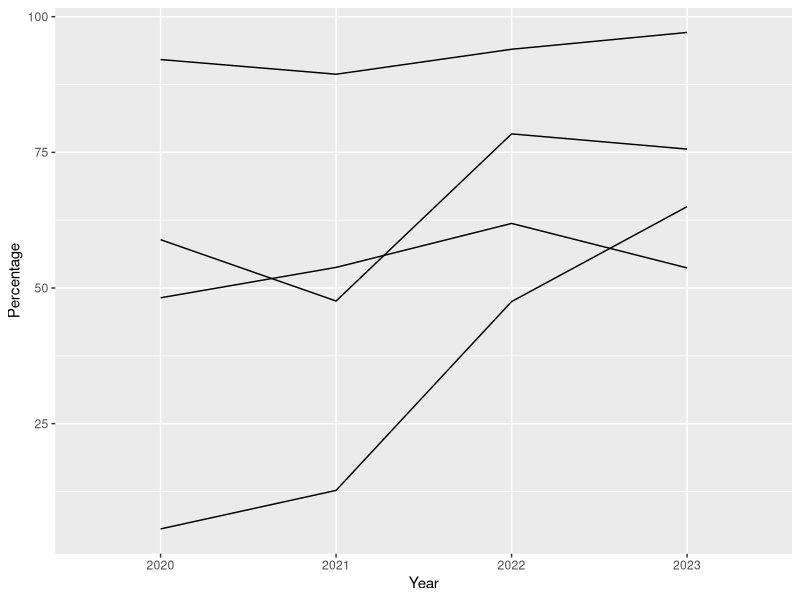

Source code (R):
## ---- chunk 1
library(tidyverse)
library(ggplot2)
library(ggthemes)
## ---- chunk 2
df <- read_csv("data.csv",skip = 1)

df_clean <- df %>% select(2:dim(df)[2]) %>% rename("Type" = "...2")
## ---- chunk 3
df_long <- df_clean %>% pivot_longer(names_to = "Year",
                                     values_to = "Percentage",cols = 2:5)
## ---- chunk 4
pl1 <- ggplot(data= df_long, aes(x = Year,y = Percentage,group = Type)) + geom_line()
pl1
## ---- chunk 5

